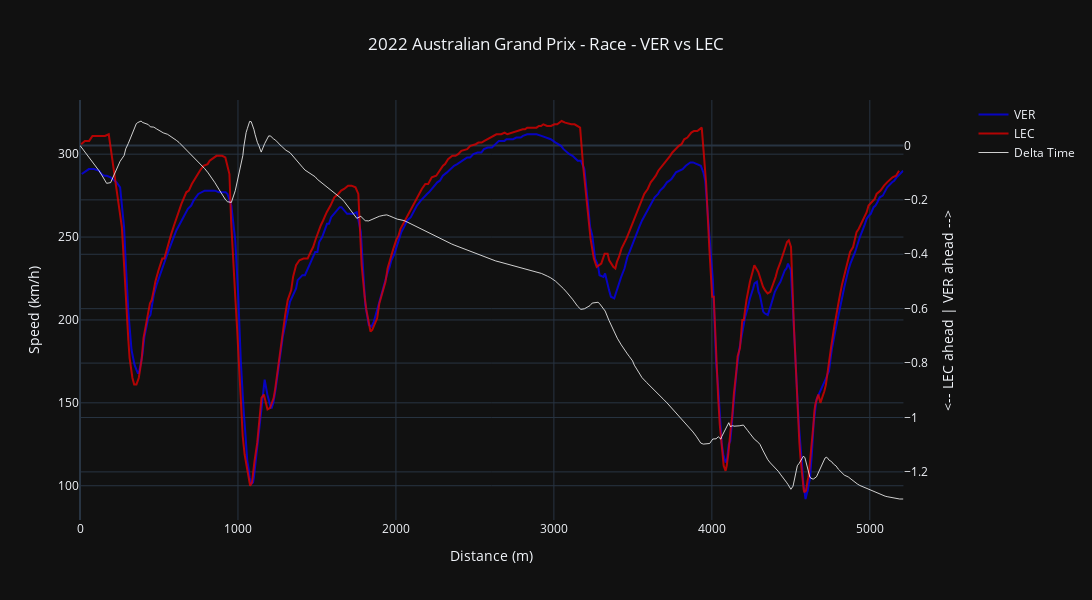

Notebook cell for this chart:
### Code cell
def plot_stacked_data():
    
    hovertemplate_speed = 'Speed: %{y} km/h'+'<br>Distance: %{x} meters'
    
    fig = make_subplots(specs=[[{"secondary_y": True}]])

    fig.add_trace(go.Scatter(x=car_data_1['Distance'], y=car_data_1['Speed'], name=driver_1, line_color=ff1.plotting.driver_color(driver_1), hovertemplate = hovertemplate_speed, opacity=0.8), secondary_y=False)
    fig.add_trace(go.Scatter(x=car_data_2['Distance'], y=car_data_2['Speed'], name=driver_2, line_color=ff1.plotting.driver_color(driver_2), hovertemplate = hovertemplate_speed, opacity=0.8), secondary_y=False)
    fig.add_trace(go.Scatter(x=ref_tel['Distance'], y=delta_time, line_color='white', name='Delta Time', hovertemplate = 'Delta Time: %{y:.3f} sec', opacity=0.8, line_width=1), secondary_y=True)

    fig.update_yaxes(title_text="Speed (km/h)", secondary_y=False)
    fig.update_yaxes(title_text=f"<-- {driver_2} ahead | {driver_1} ahead -->", secondary_y=True)
    fig.update_layout(width=1200, height=600, title_text=plot_title, xaxis_title='Distance (m)', title_x=0.5)
    
    return fig

plot_stacked_data()

### Figure 1 — Plotly figure (JSON) as saved in the notebook; plotly's stock layout.template omitted (floating-point values rounded to 4 significant figures; data arrays with more than 128 entries replaced by an {"elided": "..."} marker saying what was removed)
{"data": [{"hovertemplate": "Speed: %{y} km/h<br>Distance: %{x} meters", "line": {"color": "#0600ef"}, "name": "VER", "opacity": 0.8, "type": "scatter", "x": {"elided": "301 int values"}, "xaxis": "x", "y": {"elided": "301 int values"}, "yaxis": "y"}, {"hovertemplate": "Speed: %{y} km/h<br>Distance: %{x} meters", "line": {"color": "#dc0000"}, "name": "LEC", "opacity": 0.8, "type": "scatter", "x": {"elided": "298 int values"}, "xaxis": "x", "y": {"elided": "298 int values"}, "yaxis": "y"}, {"hovertemplate": "Delta Time: %{y:.3f} sec", "line": {"color": "white", "width": 1}, "name": "Delta Time", "opacity": 0.8, "type": "scatter", "x": {"elided": "303 float values"}, "xaxis": "x", "y": {"elided": "303 float values"}, "yaxis": "y2"}], "layout": {"height": 600, "title": {"text": "2022 Australian Grand Prix - Race - VER vs LEC", "x": 0.5}, "width": 1200, "xaxis": {"anchor": "y", "domain": [0, 0.94], "title": {"text": "Distance (m)"}}, "yaxis": {"anchor": "x", "domain": [0, 1], "title": {"text": "Speed (km/h)"}}, "yaxis2": {"anchor": "x", "overlaying": "y", "side": "right", "title": {"text": "<-- LEC ahead | VER ahead -->"}}}}
